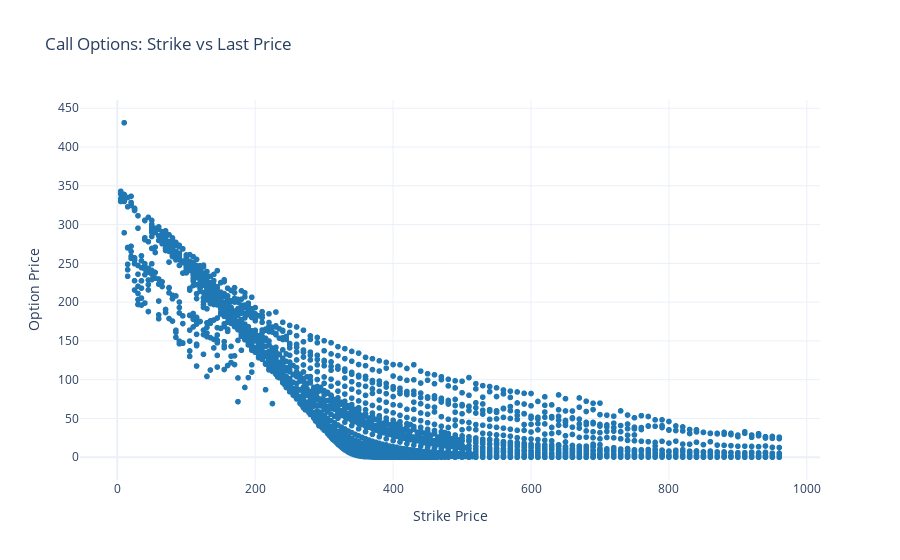
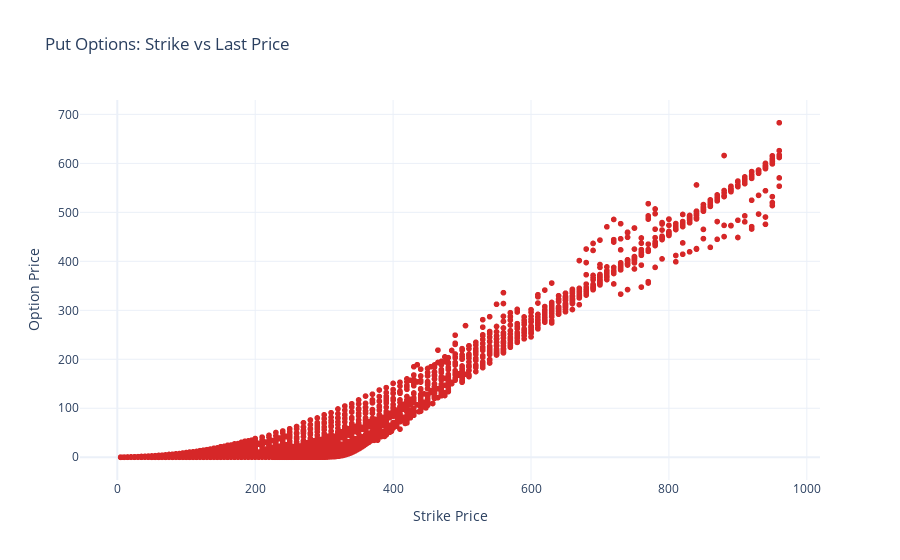

Notebook code cell kept with these figures, in order:
### Code cell
# Calls
fig_calls = px.scatter(
    opts_data_c,
    x='strike',
    y='lastOptionPrice',
    title='Call Options: Strike vs Last Price',
    labels={'strike': 'Strike Price', 'lastOptionPrice': 'Option Price'},
    color_discrete_sequence=['#1f77b4']
)
fig_calls.update_traces(marker=dict(size=6))
fig_calls.update_layout(template='plotly_white')
fig_calls.show()

# Puts
fig_puts = px.scatter(
    opts_data_p,
    x='strike',
    y='lastOptionPrice',
    title='Put Options: Strike vs Last Price',
    labels={'strike': 'Strike Price', 'lastOptionPrice': 'Option Price'},
    color_discrete_sequence=['#d62728']
)
fig_puts.update_traces(marker=dict(size=6))
fig_puts.update_layout(template='plotly_white')
fig_puts.show()

### Figure 1 — Plotly figure (JSON) as saved in the notebook; plotly's stock layout.template omitted (floating-point values rounded to 4 significant figures; data arrays with more than 128 entries replaced by an {"elided": "..."} marker saying what was removed)
{"data": [{"hovertemplate": "Strike Price=%{x}<br>Option Price=%{y}<extra></extra>", "legendgroup": "", "marker": {"color": "#1f77b4", "size": 6, "symbol": "circle"}, "mode": "markers", "name": "", "showlegend": false, "type": "scattergl", "x": {"elided": "2222 float values"}, "xaxis": "x", "y": {"elided": "2222 float values"}, "yaxis": "y"}], "layout": {"autosize": true, "legend": {"tracegroupgap": 0}, "title": {"text": "Call Options: Strike vs Last Price"}, "xaxis": {"anchor": "y", "autorange": true, "domain": [0, 1], "range": [-56.61, 1022.0], "title": {"text": "Strike Price"}, "type": "linear"}, "yaxis": {"anchor": "x", "autorange": true, "domain": [0, 1], "range": [-35.58, 466.9], "title": {"text": "Option Price"}, "type": "linear"}}}

### Figure 2 — Plotly figure (JSON) as saved in the notebook; plotly's stock layout.template omitted (floating-point values rounded to 4 significant figures; data arrays with more than 128 entries replaced by an {"elided": "..."} marker saying what was removed)
{"data": [{"hovertemplate": "Strike Price=%{x}<br>Option Price=%{y}<extra></extra>", "legendgroup": "", "marker": {"color": "#d62728", "size": 6, "symbol": "circle"}, "mode": "markers", "name": "", "showlegend": false, "type": "scattergl", "x": {"elided": "2118 float values"}, "xaxis": "x", "y": {"elided": "2118 float values"}, "yaxis": "y"}], "layout": {"autosize": true, "legend": {"tracegroupgap": 0}, "title": {"text": "Put Options: Strike vs Last Price"}, "xaxis": {"anchor": "y", "autorange": true, "domain": [0, 1], "range": [-56.61, 1022.0], "title": {"text": "Strike Price"}, "type": "linear"}, "yaxis": {"anchor": "x", "autorange": true, "domain": [0, 1], "range": [-56.35, 739.3], "title": {"text": "Option Price"}, "type": "linear"}}}
